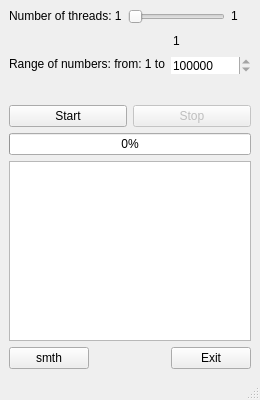
<?xml version="1.0" encoding="UTF-8"?>
<ui version="4.0">
 <class>MainWindow</class>
 <widget class="QMainWindow" name="MainWindow">
  <property name="geometry">
   <rect>
    <x>0</x>
    <y>0</y>
    <width>260</width>
    <height>400</height>
   </rect>
  </property>
  <property name="maximumSize">
   <size>
    <width>260</width>
    <height>400</height>
   </size>
  </property>
  <property name="baseSize">
   <size>
    <width>260</width>
    <height>425</height>
   </size>
  </property>
  <property name="windowTitle">
   <string>Collatz conjecture</string>
  </property>
  <property name="animated">
   <bool>true</bool>
  </property>
  <property name="documentMode">
   <bool>false</bool>
  </property>
  <widget class="QWidget" name="centralwidget">
   <layout class="QVBoxLayout" name="verticalLayout_6">
    <item>
     <layout class="QHBoxLayout" name="horizontalLayout_5">
      <property name="sizeConstraint">
       <enum>QLayout::SizeConstraint::SetDefaultConstraint</enum>
      </property>
      <item>
       <layout class="QVBoxLayout" name="verticalLayout_2">
        <item>
         <widget class="QLabel" name="labelSliderThreads">
          <property name="text">
           <string>Number of threads: 1</string>
          </property>
         </widget>
        </item>
        <item>
         <spacer name="verticalSpacer">
          <property name="orientation">
           <enum>Qt::Orientation::Vertical</enum>
          </property>
          <property name="sizeType">
           <enum>QSizePolicy::Policy::Expanding</enum>
          </property>
          <property name="sizeHint" stdset="0">
           <size>
            <width>112</width>
            <height>16</height>
           </size>
          </property>
         </spacer>
        </item>
       </layout>
      </item>
      <item>
       <layout class="QVBoxLayout" name="verticalLayout">
        <item>
         <widget class="QSlider" name="sliderThreads">
          <property name="minimum">
           <number>1</number>
          </property>
          <property name="maximum">
           <number>1</number>
          </property>
          <property name="orientation">
           <enum>Qt::Orientation::Horizontal</enum>
          </property>
         </widget>
        </item>
        <item>
         <layout class="QHBoxLayout" name="horizontalLayout_3">
          <item>
           <spacer name="horizontalSpacer">
            <property name="orientation">
             <enum>Qt::Orientation::Horizontal</enum>
            </property>
            <property name="sizeHint" stdset="0">
             <size>
              <width>40</width>
              <height>20</height>
             </size>
            </property>
           </spacer>
          </item>
          <item>
           <widget class="QLabel" name="labelThreads">
            <property name="text">
             <string>1</string>
            </property>
           </widget>
          </item>
          <item>
           <spacer name="horizontalSpacer_2">
            <property name="orientation">
             <enum>Qt::Orientation::Horizontal</enum>
            </property>
            <property name="sizeHint" stdset="0">
             <size>
              <width>40</width>
              <height>20</height>
             </size>
            </property>
           </spacer>
          </item>
         </layout>
        </item>
       </layout>
      </item>
      <item>
       <layout class="QVBoxLayout" name="verticalLayout_3">
        <item>
         <widget class="QLabel" name="labelMaxTheads">
          <property name="text">
           <string>1</string>
          </property>
         </widget>
        </item>
        <item>
         <spacer name="verticalSpacer_2">
          <property name="orientation">
           <enum>Qt::Orientation::Vertical</enum>
          </property>
          <property name="sizeHint" stdset="0">
           <size>
            <width>20</width>
            <height>40</height>
           </size>
          </property>
         </spacer>
        </item>
       </layout>
      </item>
     </layout>
    </item>
    <item>
     <layout class="QHBoxLayout" name="horizontalLayout_2">
      <property name="sizeConstraint">
       <enum>QLayout::SizeConstraint::SetDefaultConstraint</enum>
      </property>
      <item>
       <layout class="QVBoxLayout" name="verticalLayout_5">
        <item>
         <widget class="QLabel" name="labelSpinBoxMaxNumber">
          <property name="text">
           <string>Range of numbers: from: 1 to</string>
          </property>
          <property name="margin">
           <number>0</number>
          </property>
         </widget>
        </item>
        <item>
         <spacer name="verticalSpacer_3">
          <property name="orientation">
           <enum>Qt::Orientation::Vertical</enum>
          </property>
          <property name="sizeHint" stdset="0">
           <size>
            <width>20</width>
            <height>40</height>
           </size>
          </property>
         </spacer>
        </item>
       </layout>
      </item>
      <item>
       <layout class="QVBoxLayout" name="verticalLayout_4">
        <item>
         <widget class="QSpinBox" name="spinBoxMaxNumber">
          <property name="frame">
           <bool>false</bool>
          </property>
          <property name="minimum">
           <number>1000000</number>
          </property>
          <property name="maximum">
           <number>1000000</number>
          </property>
         </widget>
        </item>
        <item>
         <widget class="QLabel" name="labelLimit">
          <property name="text">
           <string/>
          </property>
         </widget>
        </item>
       </layout>
      </item>
     </layout>
    </item>
    <item>
     <layout class="QHBoxLayout" name="horizontalLayout">
      <item>
       <widget class="QPushButton" name="buttonStart">
        <property name="text">
         <string>Start</string>
        </property>
       </widget>
      </item>
      <item>
       <widget class="QPushButton" name="buttonStop">
        <property name="enabled">
         <bool>false</bool>
        </property>
        <property name="text">
         <string>Stop</string>
        </property>
       </widget>
      </item>
     </layout>
    </item>
    <item>
     <widget class="QProgressBar" name="progressBar">
      <property name="value">
       <number>0</number>
      </property>
     </widget>
    </item>
    <item>
     <widget class="QTextBrowser" name="textOutput"/>
    </item>
    <item>
     <layout class="QHBoxLayout" name="horizontalLayout_4">
      <property name="spacing">
       <number>7</number>
      </property>
      <property name="bottomMargin">
       <number>0</number>
      </property>
      <item>
       <widget class="QPushButton" name="buttonDontKnow">
        <property name="text">
         <string>smth</string>
        </property>
       </widget>
      </item>
      <item>
       <spacer name="horizontalSpacer_3">
        <property name="orientation">
         <enum>Qt::Orientation::Horizontal</enum>
        </property>
        <property name="sizeHint" stdset="0">
         <size>
          <width>40</width>
          <height>20</height>
         </size>
        </property>
       </spacer>
      </item>
      <item>
       <widget class="QPushButton" name="buttonExit">
        <property name="text">
         <string>Exit</string>
        </property>
       </widget>
      </item>
     </layout>
    </item>
   </layout>
  </widget>
  <widget class="QMenuBar" name="menubar">
   <property name="geometry">
    <rect>
     <x>0</x>
     <y>0</y>
     <width>260</width>
     <height>25</height>
    </rect>
   </property>
  </widget>
  <widget class="QStatusBar" name="statusbar"/>
 </widget>
 <resources/>
 <connections/>
</ui>
